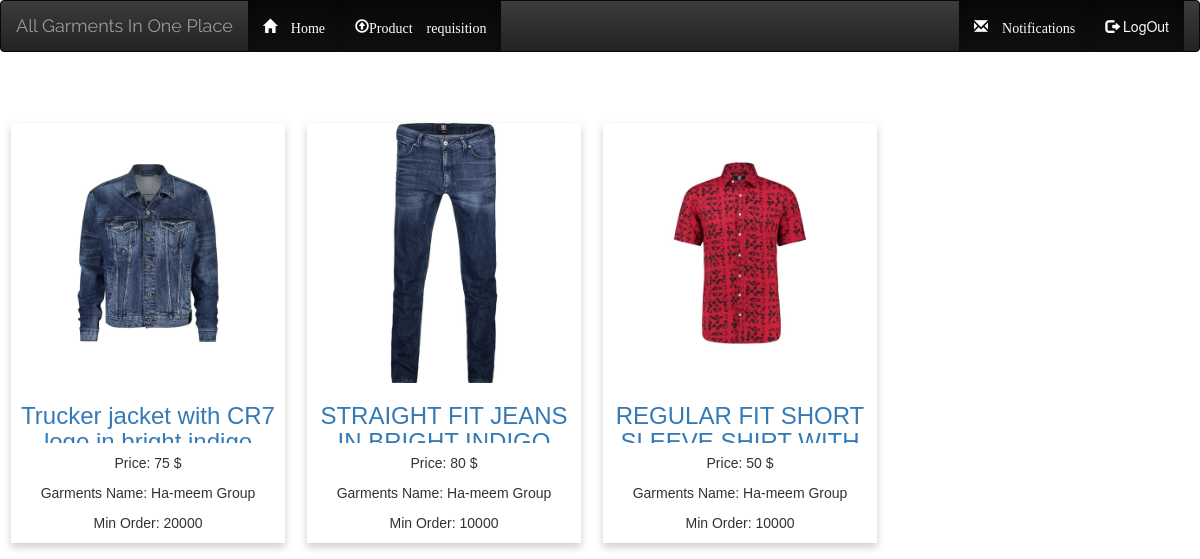
The app's page /garments_profile.php (signed in) with its own data.
### tables this page shows
CREATE TABLE `product_info` (
  `p_id` int(11) NOT NULL,
  `name` varchar(255) NOT NULL,
  `description` text NOT NULL,
  `image` varchar(500) NOT NULL,
  `price` double NOT NULL,
  `colour` text NOT NULL,
  `size` text NOT NULL,
  `min_order` int(50) NOT NULL,
  `gname` varchar(255) NOT NULL,
  `email` varchar(255) NOT NULL
);

### garments_profile.php (the view, shortened to what this page needs)
<!doctype html>
<html lang="en">
  <head>
    <link rel="stylesheet" href="./css/main.css">
    <link rel="stylesheet" href="./css/style.css">
    <link rel="stylesheet" href="https://stackpath.bootstrapcdn.com/bootstrap/3.4.1/css/bootstrap.min.css"
>
    <link rel="stylesheet" href="https://stackpath.bootstrapcdn.com/bootstrap/3.4.1/css/bootstrap-theme.min.css"
>
  </head>
  <body>
  <?php include './header.php'; ?>
  <nav class="navbar navbar-inverse" >
      <div class="container-fluid">
        <div class="navbar-header" >
          <a class="navbar-brand" href="./index.php">All Garments In One Place</a>
        </div>
        <div class="collapse navbar-collapse" id="bs-example-navbar-collapse-1" >
          <ul class="nav navbar-nav navbar-left">
                    <li class="active"><a href="./index.php"><span class="glyphicon glyphicon-home"> Home</a></li>
                   <li class="active"><a href = "./product-upload.php" ><span class="glyphicon glyphicon-upload">Product requisition </a ></li>
          </ul>
          <ul class="nav navbar-nav navbar-right">
                    <li class="active"><a href="./notifications.php"><span class="glyphicon glyphicon-envelope"> Notifications</a></li>
                    <li class="active"><a href="./logout.php"><span class="glyphicon glyphicon-log-out"></span> LogOut</a></li>
            </ul>
        </div>
      </div>
    </nav>
        <?php
        $sql="select * from product_info where gname='".$_SESSION['gname']."' ";
        $result = mysqli_query($conn, $sql);
        while($row = mysqli_fetch_array($result)) {
            echo '
                <div class="product-box">
				<div class="card">
					<img src="./picture/product/'.$row['image'].'"  style="height:260px;" alt="...">
					<div class="caption">
					<h3 style="height:40px;overflow:hidden;"><a href="./productdetails.php?p_id='.$row['p_id'].'">'.$row['name'].'</a></h3>
					<p class="price">Price: '.$row['price'].' $</p>
					<p>Garments Name: '.$row['gname'].' </p>
					<p>Min Order: '.$row['min_order'].' </p>
					</div>
			        </div>
			         </div>
				';
        }
        ?>
   </body>
</html>

### css/main.css (style rules this page uses)
body { margin: 0; font-size: .9rem; font-weight: 400; line-height: 1.6; color: #212529; text-align: left; background-color: #f5f8fa; }
.navbar-brand , .nav-link, .my-form, .login-form { font-family: Raleway, sans-serif; }

### css/style.css (style rules this page uses)
* { box-sizing: border-box; }
body { margin: 0; font-family: Arial, Helvetica, sans-serif; font-family:Cambria; }
.product-box { width: 23%; float: left; padding: 1px; margin: 50px 10px; }

### garments_profile.php (style rules this page uses)
.card { box-shadow: 0 4px 8px 0 rgba(0, 0, 0, 0.2); max-width: 300px; margin: auto; text-align: center; font-family: arial; overflow: hidden; }

### records on screen
product_info: image (picture), name "Trucker jacket with CR7…", price "75", gname "Ha-meem Group", min_order "20000"
product_info: image (picture), name "STRAIGHT FIT JEANS…", price "80", gname "Ha-meem Group", min_order "10000"
product_info: image (picture), name "REGULAR FIT SHORT…", price "50", gname "Ha-meem Group", min_order "10000"
